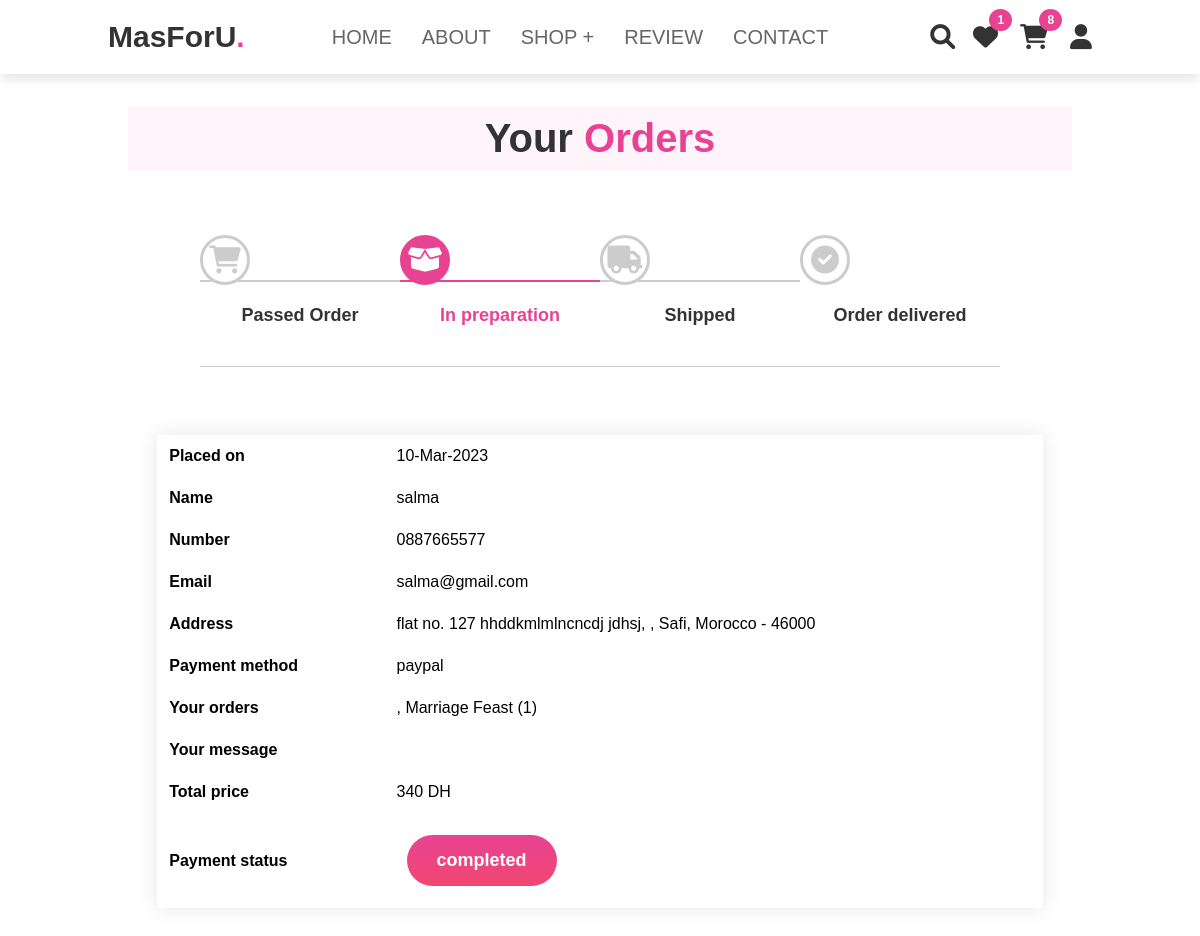
/orders.php (signed in), run on the app's committed database.
### tables this page shows
CREATE TABLE `orders` (
  `id` int(100) NOT NULL,
  `user_id` int(100) NOT NULL,
  `name` varchar(100) NOT NULL,
  `number` varchar(12) NOT NULL,
  `email` varchar(100) NOT NULL,
  `method` varchar(50) NOT NULL,
  `address` varchar(500) NOT NULL,
  `total_products` varchar(1000) NOT NULL,
  `total_price` int(100) NOT NULL,
  `placed_on` varchar(50) NOT NULL,
  `payment_status` varchar(20) NOT NULL DEFAULT 'pending'
);

### orders.php (the view, shortened to what this page needs)
<?php
@include 'configuration.php';
$user_id = $_SESSION['user_id'];
?>
<!DOCTYPE html>
<html lang="en">
<head>
<link rel="stylesheet" href="https://cdnjs.cloudflare.com/ajax/libs/font-awesome/6.2.1/css/all.min.css">
<link rel="stylesheet" href="style.css">
<link rel="stylesheet" href="boxes_style.css">
</head>
<body>
<?php @include 'header.php'; ?>
<br></br><br>
<section class="flowers" id="flowers" >
<br><br><br>
<h1 class="heading">Your<span> Orders </span> </h1>
<br><br><br><br>
<?php @include 'progresse.php'; ?>
<br><br><br><br>
<?php
              $select_orders = mysqli_query($conn, "SELECT * FROM `orders` WHERE user_id = '$user_id'") or die('query failed');
              if(mysqli_num_rows($select_orders) > 0){
              while($fetch_orders = mysqli_fetch_assoc($select_orders)){
              ?>
<table>
		<tbody>
            <tr>
              <td>Placed on</td>
             <td><?php echo $fetch_orders['placed_on']; ?></td>
            </tr>
            <tr>
              <td>Name</td>
             <td><?php echo $fetch_orders['name']; ?></td>
            </tr>
            <tr>
              <td>Number</td>
             <td><strong></strong><?php echo $fetch_orders['number']; ?></td>
            </tr>
            <tr>
              <td>Email</td>
             <td><strong></strong><?php echo $fetch_orders['email']; ?></td>
            </tr>
            <tr>
              <td>Address</td>
             <td><strong></strong><?php echo $fetch_orders['address']; ?></td>
            </tr>
            <tr>
              <td>Payment method</td>
             <td><strong></strong><?php echo $fetch_orders['method']; ?></td>
            </tr>
            <tr>
              <td>Your orders</td>
             <td><strong></strong><?php echo $fetch_orders['total_products']; ?></td>
            </tr>
            <tr>
              <td>Your message</td>
             <td><strong></strong><?php echo $fetch_orders['messagee']; ?></td>
            </tr>
            <tr>
              <td>Total price</td>
             <td><strong></strong><?php echo $fetch_orders['total_price']; ?> DH</td>
            </tr>
            <tr>
              <td>Payment status</td>
             <td> <a href="" class="btny"><span style="color:<?php if($fetch_orders['payment_status'] == 'pending'){echo 'white'; }else{echo 'white';} ?>"><?php echo $fetch_orders['payment_status']; ?></span></a></td>
            </tr>
      <?php
        }
    }else{
        echo '<p class="empty">your cart is empty</p>';
    }
    ?>
	</tbody>
	</table>
  </section>
    </body>
</html>

### style.css (style rules this page uses)
:root { --pink:#e84393; --light-bg:#f5f5f5; --border:.2rem solid var(--black) ; --light-color:#666; --box-shadow:0 .5rem 1rem rgba(0,0,0,.1); }
* { margin:0;padding:0; box-sizing:border-box; font-family: Verdana, Geneva, Tahoma, sans-serif; outline: none ;border:none; text-decoration:none; text-transform: none; transition:.2s linear; }
html { font-size:62.5% ; scroll-behavior: smooth; scroll-padding-top: 6rem; overflow-x: hidden; }
section { padding:2rem 9%; }
.heading { text-align: center; font-size: 4rem; color: #333; padding: 1rem; margin: 2rem; background: rgba(255,51,153,.05); }
.heading span { color: var(--pink); }
.btny { display: inline-block; margin-top: 1rem; border-radius: 5rem; background: #e84393; color: #fff; padding: .9rem 3.5rem; cursor: pointer; font-size: 1.7rem; text-align: center; }
.btny { background: linear-gradient(to bottom, #e84393, #f04771); border-radius: 30px; border: none; color: #fff; cursor: pointer; font-size: 18px; font-weight: bold; margin: 10px; padding: 15px 30px; text-align: center; text-decoration: none; text-transform: uppercase; transition: all 0.2s ease-in-out; }

### style_notif.css (style rules this page uses)
:root { --pink:#e84393; --light-bg:#f5f5f5; --border:.2rem solid var(--black) ; --light-color:#666; --box-shadow:0 .5rem 1rem rgba(0,0,0,.1); }
* { margin:0;padding:0; font-family: Verdana, Geneva, Tahoma, sans-serif; outline: none ;border:none; text-decoration:none; text-transform: none; transition:.2s linear; }
html { font-size:62.5% ; scroll-behavior: smooth; scroll-padding-top: 6rem; overflow-x: hidden; }
section { padding:2rem 9%; }
.heading { text-align: center; font-size: 4rem; color: #333; padding: 1rem; margin: 2rem; background: rgba(255,51,153,.05); }
.heading span { color: var(--pink); }
table { background-color: #fff; border-collapse: collapse; box-shadow: 0 0 20px rgba(0, 0, 0, 0.1); margin: 24px auto; width: 90%; font-family: Arial, sans-serif; font-size: 16px; }
th, td { border: .2rem solid var(--black) ; padding: 12px; text-align: left; font-family: Arial, sans-serif; font-size: 16px; }
td:first-child { font-weight: bold; }

### data on the page
orders: placed_on "10-Mar-2023", name "salma", number "0887665577", email "salma@gmail.com", address "flat no. 127 hhddkmlmlncncdj jdhsj, , Safi, Morocco - 46000", method "paypal", total_products ", Marriage Feast (1)", total_price "340", payment_status "completed"

### other printed values
$wishlist_num_rows "1"
$cart_num_rows "8"
$order_statuses[$i] "Passed Order"
$order_statuses[$i] "In preparation"
$order_statuses[$i] "Shipped"
$order_statuses[$i] "Order delivered"
